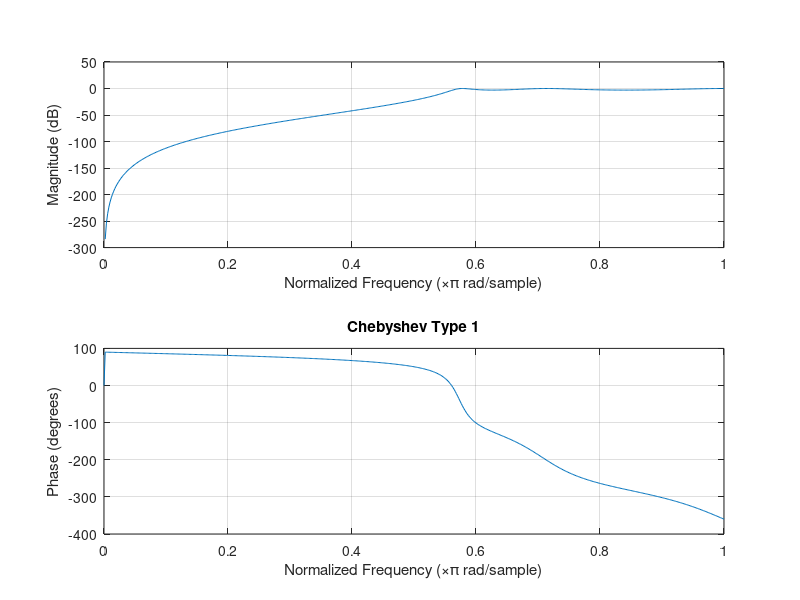
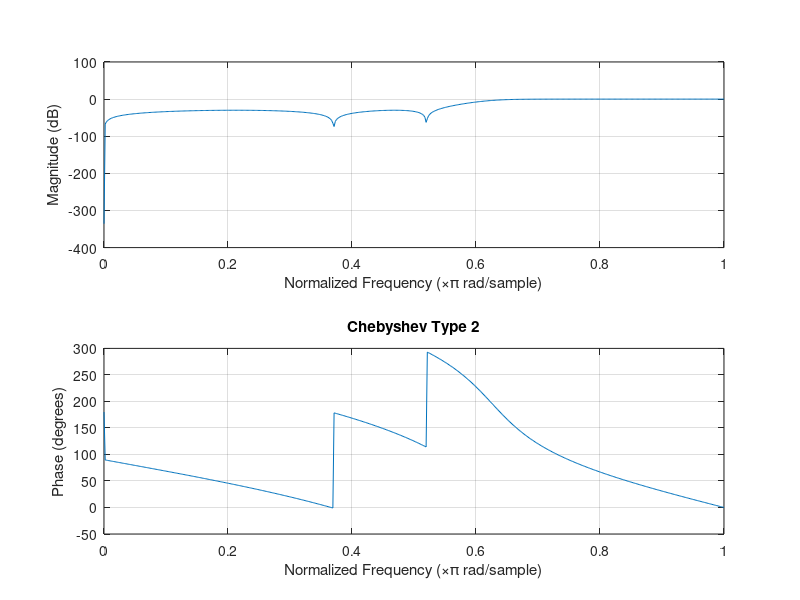

These charts were generated, in order, by the following MATLAB code:
%LAB TASK 4
%To CREATE CHEBYSHEV HIGHPASS FILTER

clc
close all;
Ws = 3.5 * 10^3;
Wp = 4.5 * 10^3;
Wp = Wp/8000;
Ws = Ws/8000;
Rp = 3;
Rs = 30;
[n,Wp] = cheb1ord(Wp,Ws,Rp,Rs);
[b,a] = cheby1(n,Rp,Wp,'high');
figure
freqz(b,a)
title('Chebyshev Type 1')
Wp = 3.5 * 10^3;
Ws = 4.5 * 10^3;
Wp = Wp/8000;
Ws = Ws/8000;
Rp = 3;
Rs = 30;
[n,Ws] = cheb2ord(Wp,Ws,Rp,Rs);
[b,a] = cheby2(n,Rs,Ws,'high');
figure
freqz(b,a)
title('Chebyshev Type 2')
